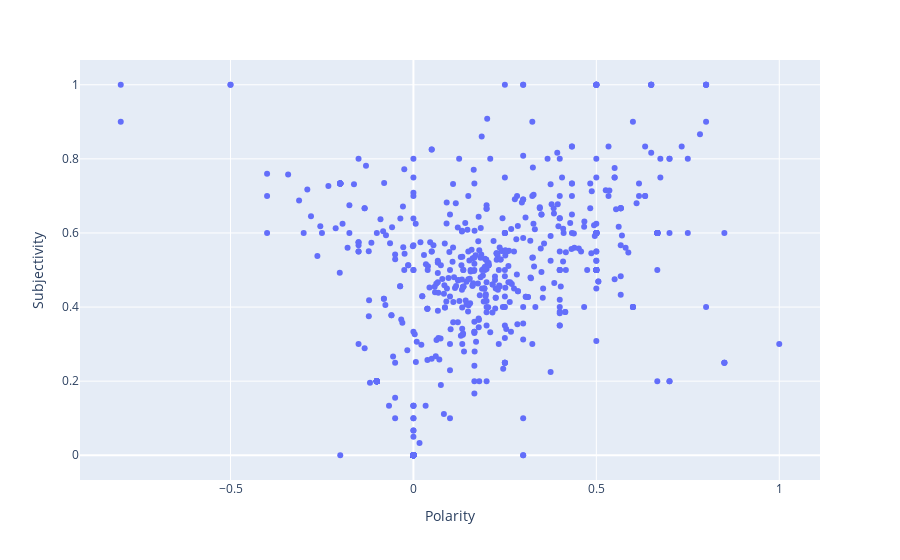

Source (notebook cell):
### Code cell
px.scatter(data,x ='Polarity',y='Subjectivity')

### Figure 1 — Plotly figure (JSON) as saved in the notebook; plotly's stock layout.template omitted (floating-point values rounded to 4 significant figures; data arrays with more than 128 entries replaced by an {"elided": "..."} marker saying what was removed)
{"data": [{"hovertemplate": "Polarity=%{x}<br>Subjectivity=%{y}<extra></extra>", "legendgroup": "", "marker": {"color": "#636efa", "symbol": "circle"}, "mode": "markers", "name": "", "orientation": "v", "showlegend": false, "type": "scatter", "x": {"elided": "795 float values"}, "xaxis": "x", "y": {"elided": "795 float values"}, "yaxis": "y"}], "layout": {"legend": {"tracegroupgap": 0}, "margin": {"t": 60}, "xaxis": {"anchor": "y", "domain": [0, 1], "title": {"text": "Polarity"}}, "yaxis": {"anchor": "x", "domain": [0, 1], "title": {"text": "Subjectivity"}}}}
